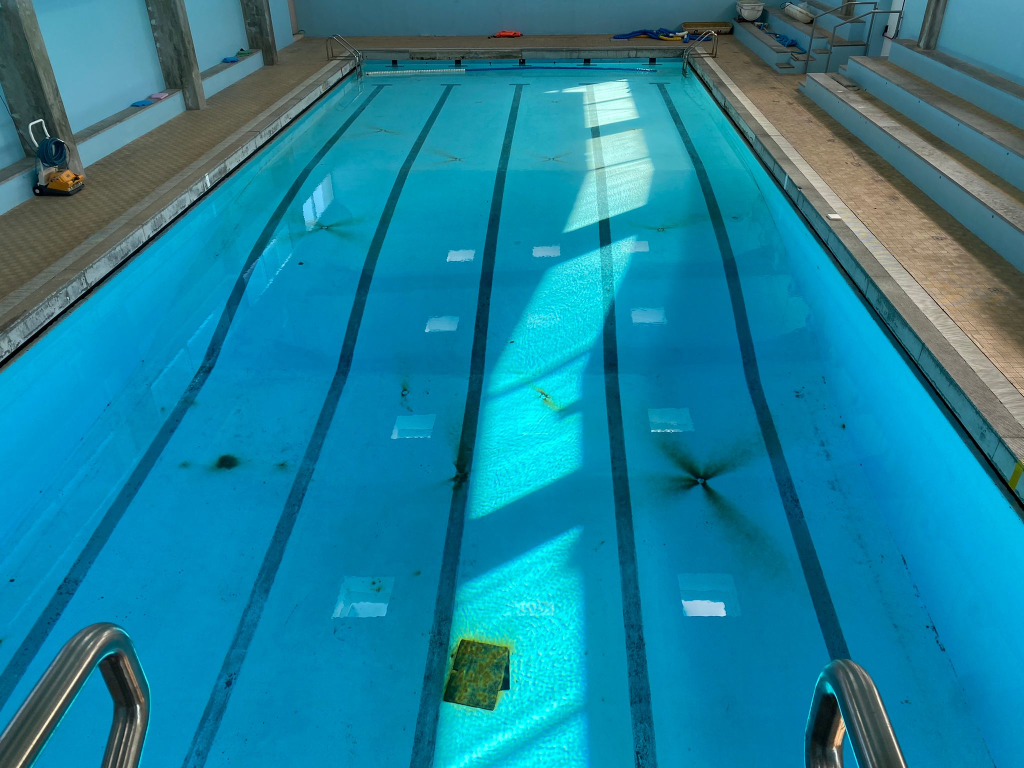
#> input picture images/pool.jpeg, 2048 x 1536 px (shown at 1/2 size)
$ python homography_test.py
#> lines starting #> are read from the running program, lines starting #| are printed output that depends on the picture; after the words box and inside, x2 and y2 are one past the last pixel; in counts of white or black regions, pixels touching at a corner belong together
import numpy as np
import cv2

# imread() returns BGR
RED = 2
GREEN = 1
BLUE = 0

image_path = "../images/pool.jpeg"
image = cv2.imread(image_path)
#> image is the input picture: shape (1536, 2048, 3); mean B, G, R 156.3, 129.3, 27.2
image = cv2.resize(image, (0, 0), fx=0.3, fy=0.3)
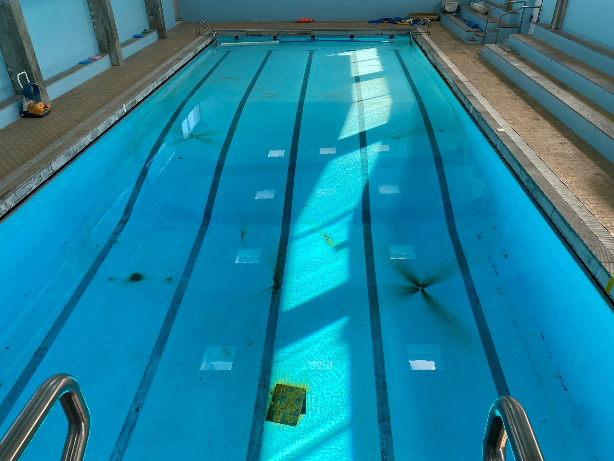
#> image: shape (461, 614, 3); mean B, G, R 156.3, 129.2, 27.1

cv2.imshow("original", image)


def print_coords(event, x, y, flag, params):
    if event == cv2.EVENT_LBUTTONDBLCLK:
        print(x, y)


src_points = np.array([[9, 241], [543, 214], [210, 44], [416, 44]])
dst_points = np.array([[60, 381], [540, 381], [60, 70], [540, 70]])

cv2.setMouseCallback("original", print_coords)
h, status = cv2.findHomography(src_points, dst_points)
im_out = cv2.warpPerspective(image, h, (image.shape[1], image.shape[0]))
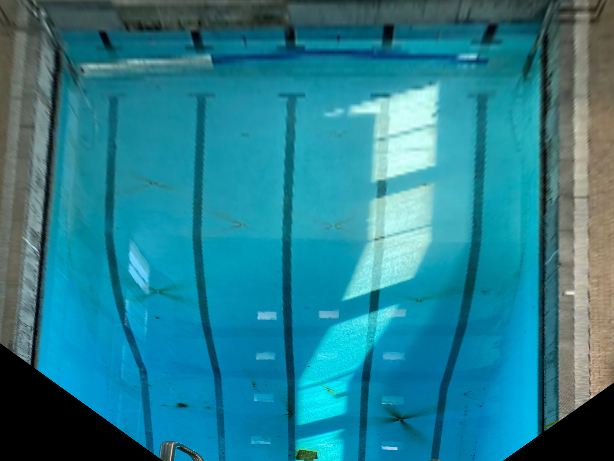
#> im_out: shape (461, 614, 3); mean B, G, R 144.5, 127.4, 37.1

cv2.imshow("Homography", im_out)

image_red_channel = im_out[:, :, RED]
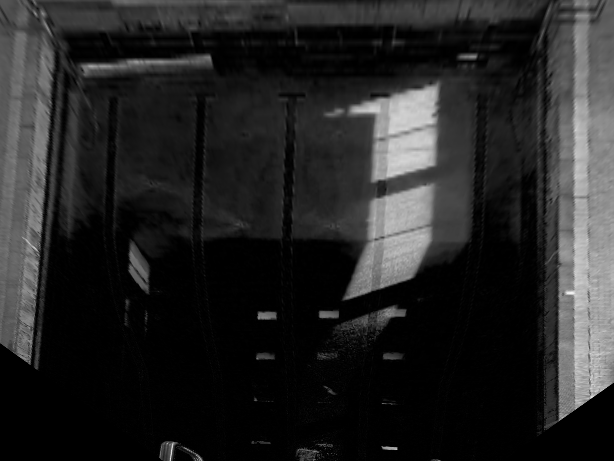
#> image_red_channel: shape (461, 614); min 0, max 242, mean 37.1
cv2.imshow("red", image_red_channel)

ret, image_binary = cv2.threshold(image_red_channel, 45, 255, cv2.THRESH_BINARY_INV)
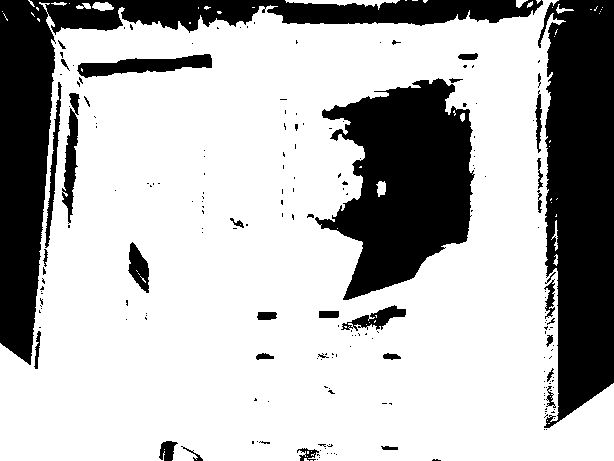
#> image_binary: shape (461, 614); 71.6% white; 199 black regions (164 under 20 px), largest, box (x1, y1, x2, y2) and area: (0, 0, 543, 365) 26011, (538, 0, 614, 428) 25263, (315, 78, 475, 300) 21464
cv2.imshow("Binary", image_binary)

canny = cv2.Canny(image_binary, 100, 200)
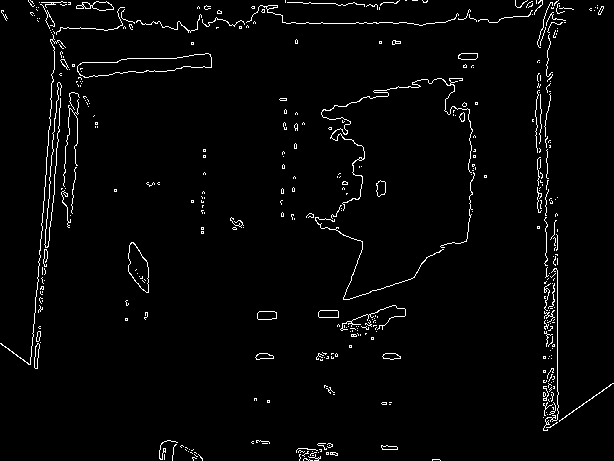
#> canny: shape (461, 614); 2.5% white in thin lines or dots
cv2.imshow("Canny", canny)

lines = cv2.HoughLinesP(canny, 1, np.pi/180, 130, minLineLength=10, maxLineGap=250)
#> lines = [[557, 422, 557, 1], [546, 430, 546, 10], [35, 312, 57, 2], [34, 361, 65, 2], [49, 28, 562, 19]]

for line in lines:
    x1, y1, x2, y2 = line[0]
    cv2.line(im_out, (x1, y1), (x2, y2), (255, 0, 0), 3)
#> this loop made 5 passes
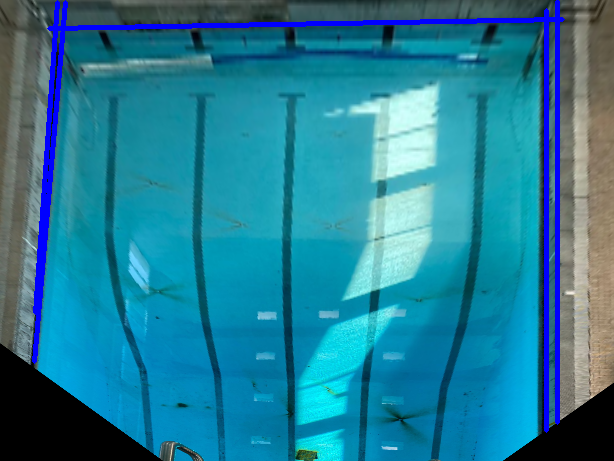
#> im_out: shape (461, 614, 3); 3.52% of pixels changed, all inside (x1, y1, x2, y2) = (32, 0, 565, 433)


cv2.imshow("Hough", im_out)

cv2.waitKey(0)
cv2.destroyAllWindows()
